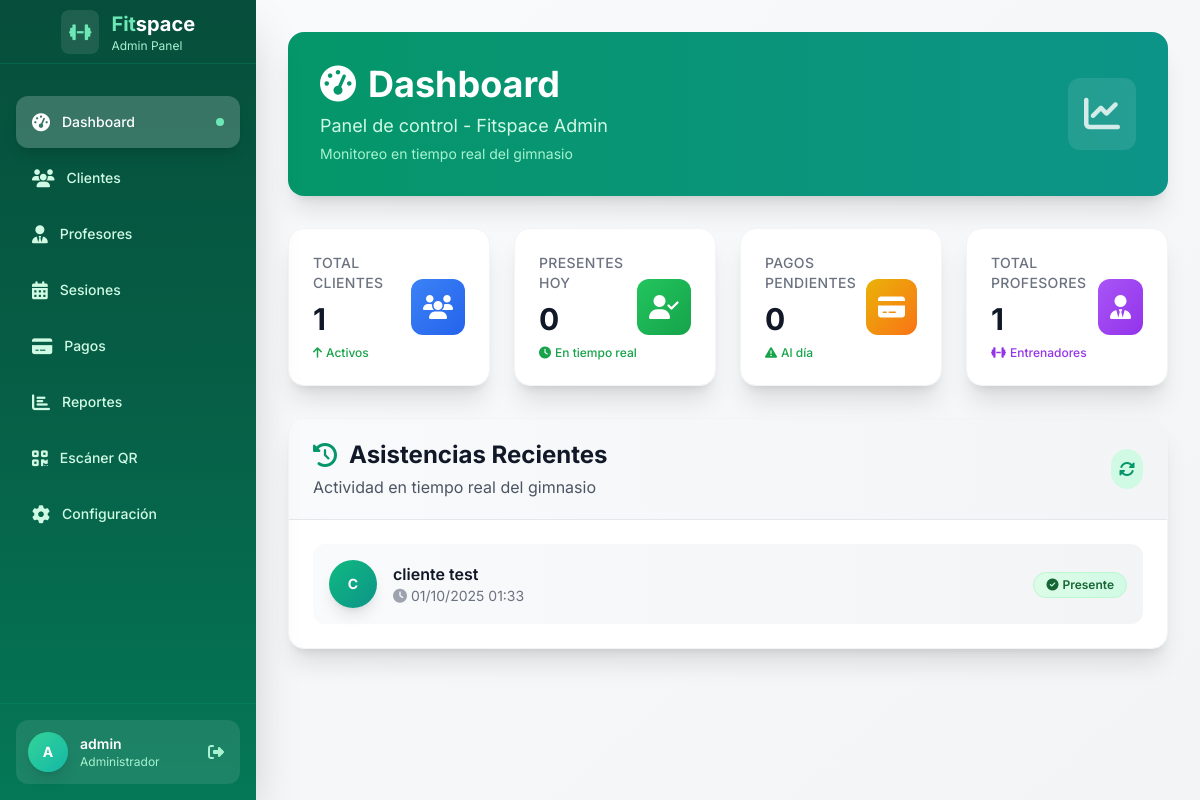
The app's page / (signed in) with its own data.
### admin_gym/models.py (models this page shows, shortened)
class Asistencia(models.Model):
    cliente = models.ForeignKey(Cliente, on_delete=models.CASCADE)
    fecha = models.DateTimeField(auto_now_add=True)
    sesion = models.ForeignKey(Sesion, on_delete=models.CASCADE, null=True, blank=True)

class Cliente(models.Model):
    TIPOS_MEMBRESIA = [
        ('anual', 'Anual'),
        ('6m', '6 Meses'),
        ('3m', '3 Meses'),
    ]
    ESTADOS_MEMBRESIA = [
        ('activa', 'Activa'),
        ('vencida', 'Vencida'),
        ('morosa', 'Morosa'),
        ('pausada', 'Pausada'),
    ]
    user = models.OneToOneField(User, on_delete=models.CASCADE, null=True, blank=True)
    rut = models.CharField(max_length=12, unique=True, help_text="RUT con formato 12345678-9")
    nombre = models.CharField(max_length=100)
    email = models.EmailField(unique=True)
    telefono = models.CharField(max_length=20, blank=True)
    activo = models.BooleanField(default=True)
    fecha_registro = models.DateTimeField(default=timezone.now)
    membresia = models.CharField(max_length=10, choices=TIPOS_MEMBRESIA, default='anual')
    estado_membresia = models.CharField(max_length=10, choices=ESTADOS_MEMBRESIA, default='activa')
    suspendido = models.BooleanField(default=False)
    qr_code = models.CharField(max_length=100, unique=True, blank=True)
    qr_image = models.ImageField(upload_to='qr_codes/', blank=True)
    fecha_vencimiento = models.DateField(null=True, blank=True)
    profesor_asignado = models.ForeignKey(Profesor, on_delete=models.SET_NULL, null=True, blank=True)

### admin_gym/views.py (the view)
# urls.py: path('', views.dashboard, name='dashboard'),
@login_required
@user_passes_test(es_admin)
def dashboard(request):
    hoy = timezone.now().date()
    clientes_presentes = Asistencia.objects.filter(fecha__date=hoy).values('cliente').distinct().count()
    pagos_pendientes = Pago.objects.filter(estado='Pendiente').count()
    total_clientes = Cliente.objects.filter(activo=True).count()
    total_profesores = Profesor.objects.count()
    asistencias_recientes = Asistencia.objects.select_related('cliente').order_by('-fecha')[:10]
    return render(request, 'admin_gym/dashboard.html', {
        'asistencias_hoy': clientes_presentes,
        'pagos_pendientes': pagos_pendientes,
        'total_clientes': total_clientes,
        'total_profesores': total_profesores,
        'asistencias_recientes': asistencias_recientes,
    })

### admin_gym/templates/admin_gym/dashboard.html (shortened to what this page needs)
{% extends "admin_gym/base.html" %}
{% block content %}
<div class="animate-fade-in">
    <div class="mb-8 bg-gradient-to-r from-emerald-600 to-teal-600 rounded-2xl p-8 text-white shadow-xl">
        <div class="flex items-center justify-between">
            <div>
                <h1 class="text-4xl font-bold mb-2">
                    <i class="fas fa-tachometer-alt mr-3"></i>Dashboard
                </h1>
                <p class="text-emerald-100 text-lg">Panel de control - Fitspace Admin</p>
                <p class="text-emerald-200 text-sm mt-1">Monitoreo en tiempo real del gimnasio</p>
            </div>
            <div class="hidden md:block">
                <div class="bg-white/10 backdrop-blur-sm rounded-xl p-4">
                    <i class="fas fa-chart-line text-4xl text-white/80"></i>
                </div>
            </div>
        </div>
    </div>
    <div class="grid grid-cols-1 md:grid-cols-2 lg:grid-cols-4 gap-6 mb-8">
        <div class="bg-white rounded-2xl p-6 shadow-xl border border-gray-100 hover:shadow-2xl hover:scale-105 transition-all duration-300 group">
            <div class="flex items-center justify-between">
                <div>
                    <p class="text-sm font-medium text-gray-500 uppercase tracking-wide">Total Clientes</p>
                    <p class="text-3xl font-bold text-gray-900 mt-2">{{ total_clientes }}</p>
                    <div class="flex items-center mt-2">
                        <span class="text-xs text-green-600 font-medium">
                            <i class="fas fa-arrow-up mr-1"></i>Activos
                        </span>
                    </div>
                </div>
                <div class="bg-gradient-to-br from-blue-500 to-blue-600 rounded-xl p-3 group-hover:scale-110 transition-transform duration-300">
                    <i class="fas fa-users text-2xl text-white"></i>
                </div>
            </div>
        </div>
        <div class="bg-white rounded-2xl p-6 shadow-xl border border-gray-100 hover:shadow-2xl hover:scale-105 transition-all duration-300 group">
            <div class="flex items-center justify-between">
                <div>
                    <p class="text-sm font-medium text-gray-500 uppercase tracking-wide">Presentes Hoy</p>
                    <p class="text-3xl font-bold text-gray-900 mt-2 asistencias-hoy">{{ asistencias_hoy }}</p>
                    <div class="flex items-center mt-2">
                        <span class="text-xs text-green-600 font-medium">
                            <i class="fas fa-clock mr-1"></i>En tiempo real
                        </span>
                    </div>
                </div>
                <div class="bg-gradient-to-br from-green-500 to-green-600 rounded-xl p-3 group-hover:scale-110 transition-transform duration-300">
                    <i class="fas fa-user-check text-2xl text-white"></i>
                </div>
            </div>
        </div>
        <div class="bg-white rounded-2xl p-6 shadow-xl border border-gray-100 hover:shadow-2xl hover:scale-105 transition-all duration-300 group">
            <div class="flex items-center justify-between">
                <div>
                    <p class="text-sm font-medium text-gray-500 uppercase tracking-wide">Pagos Pendientes</p>
                    <p class="text-3xl font-bold text-gray-900 mt-2">{{ pagos_pendientes }}</p>
                    <div class="flex items-center mt-2">
                        <span class="text-xs {% if pagos_pendientes > 0 %}text-yellow-600{% else %}text-green-600{% endif %} font-medium">
                            <i class="fas fa-exclamation-triangle mr-1"></i>{% if pagos_pendientes > 0 %}Requiere atención{% else %}Al día{% endif %}
                        </span>
                    </div>
                </div>
                <div class="bg-gradient-to-br from-yellow-500 to-orange-500 rounded-xl p-3 group-hover:scale-110 transition-transform duration-300">
                    <i class="fas fa-credit-card text-2xl text-white"></i>
                </div>
            </div>
        </div>
        <div class="bg-white rounded-2xl p-6 shadow-xl border border-gray-100 hover:shadow-2xl hover:scale-105 transition-all duration-300 group">
            <div class="flex items-center justify-between">
                <div>
                    <p class="text-sm font-medium text-gray-500 uppercase tracking-wide">Total Profesores</p>
                    <p class="text-3xl font-bold text-gray-900 mt-2">{{ total_profesores }}</p>
                    <div class="flex items-center mt-2">
                        <span class="text-xs text-purple-600 font-medium">
                            <i class="fas fa-dumbbell mr-1"></i>Entrenadores
                        </span>
                    </div>
                </div>
                <div class="bg-gradient-to-br from-purple-500 to-purple-600 rounded-xl p-3 group-hover:scale-110 transition-transform duration-300">
                    <i class="fas fa-user-tie text-2xl text-white"></i>
                </div>
            </div>
        </div>
    </div>
    <div class="bg-white rounded-2xl shadow-xl border border-gray-100 overflow-hidden">
        <div class="bg-gradient-to-r from-gray-50 to-gray-100 px-6 py-5 border-b border-gray-200">
            <div class="flex items-center justify-between">
                <div>
                    <h2 class="text-2xl font-bold text-gray-900 flex items-center">
                        <i class="fas fa-history mr-3 text-emerald-600"></i>
                        Asistencias Recientes
                    </h2>
                    <p class="text-gray-600 mt-1">Actividad en tiempo real del gimnasio</p>
                </div>
                <div class="bg-emerald-100 rounded-full p-2">
                    <i class="fas fa-sync-alt text-emerald-600 animate-spin"></i>
                </div>
            </div>
        </div>
        <div class="p-6">
            {% if asistencias_recientes %}
                <div class="space-y-3 asistencias-recientes">
                    {% for asistencia in asistencias_recientes %}
                    <div class="flex items-center p-4 bg-gradient-to-r from-gray-50 to-gray-100 rounded-xl hover:from-emerald-50 hover:to-teal-50 hover:shadow-md transition-all duration-300 group">
                        <div class="flex-shrink-0">
                            <div class="w-12 h-12 bg-gradient-to-br from-emerald-500 to-teal-600 rounded-full flex items-center justify-center shadow-lg group-hover:scale-110 transition-transform duration-300">
                                <span class="text-sm font-bold text-white">{{ asistencia.cliente.nombre|first|upper }}</span>
                            </div>
                        </div>
                        <div class="ml-4 flex-1">
                            <p class="text-base font-semibold text-gray-900 group-hover:text-emerald-700 transition-colors">{{ asistencia.cliente.nombre }}</p>
                            <p class="text-sm text-gray-500 flex items-center">
                                <i class="fas fa-clock mr-1 text-gray-400"></i>
                                {{ asistencia.fecha|date:"d/m/Y H:i" }}
                            </p>
                        </div>
                        <div class="flex-shrink-0">
                            <span class="inline-flex items-center px-3 py-1 text-xs font-semibold rounded-full bg-gradient-to-r from-green-100 to-emerald-100 text-green-800 border border-green-200">
                                <i class="fas fa-check-circle mr-1"></i>
                                Presente
                            </span>
                        </div>
                    </div>
                    {% endfor %}
                </div>
            {% endif %}
        </div>
    </div>
</div>
{% endblock %}

### admin_gym/templates/admin_gym/base.html (shortened to what this page needs)
{% load static %}
<!DOCTYPE html>
<html lang="es" class="h-full bg-gray-50">
<head>
    <script src="https://cdn.tailwindcss.com?v=2024"></script>
    <link rel="stylesheet" href="https://cdnjs.cloudflare.com/ajax/libs/font-awesome/6.4.0/css/all.min.css">
</head>
<body class="h-full font-sans">
    <div class="min-h-full">
        <div class="fixed inset-y-0 left-0 z-50 w-64 sidebar-gradient shadow-2xl">
            <div class="flex h-16 items-center justify-center border-b border-emerald-600/30">
                <div class="flex items-center space-x-3">
                    <div class="bg-white/10 backdrop-blur-sm rounded-lg p-2">
                        <i class="fas fa-dumbbell text-emerald-300 text-lg"></i>
                    </div>
                    <h1 class="text-xl font-bold text-white">
                        <span class="text-emerald-300">Fit</span>space
                        <span class="block text-xs text-emerald-200 font-normal">Admin Panel</span>
                    </h1>
                </div>
            </div>
            <nav class="mt-8 px-4 space-y-1">
                <a href="{% url 'dashboard' %}" class="group flex items-center px-4 py-3 text-sm font-medium rounded-xl text-emerald-100 hover:bg-white/10 hover:text-white transition-all duration-300 {% if request.resolver_match.url_name == 'dashboard' %}bg-white/20 text-white shadow-lg{% endif %}">
                    <i class="fas fa-tachometer-alt mr-3 text-lg group-hover:scale-110 transition-transform duration-300"></i>
                    Dashboard
                    {% if request.resolver_match.url_name == 'dashboard' %}
                        <div class="ml-auto w-2 h-2 bg-emerald-300 rounded-full animate-pulse"></div>
                    {% endif %}
                </a>
                <a href="{% url 'usuarios' %}" class="group flex items-center px-4 py-3 text-sm font-medium rounded-xl text-emerald-100 hover:bg-white/10 hover:text-white transition-all duration-300 ">
                    <i class="fas fa-users mr-3 text-lg group-hover:scale-110 transition-transform duration-300"></i>
                    Clientes
                </a>
                <a href="{% url 'profesores' %}" class="group flex items-center px-4 py-3 text-sm font-medium rounded-xl text-emerald-100 hover:bg-white/10 hover:text-white transition-all duration-300 ">
                    <i class="fas fa-user-tie mr-3 text-lg group-hover:scale-110 transition-transform duration-300"></i>
                    Profesores
                </a>
                <a href="{% url 'sesiones' %}" class="group flex items-center px-4 py-3 text-sm font-medium rounded-xl text-emerald-100 hover:bg-white/10 hover:text-white transition-all duration-300 ">
                    <i class="fas fa-calendar-alt mr-3 text-lg group-hover:scale-110 transition-transform duration-300"></i>
                    Sesiones
                </a>
                <a href="{% url 'pagos' %}" class="group flex items-center px-4 py-3 text-sm font-medium rounded-xl text-emerald-100 hover:bg-white/10 hover:text-white transition-all duration-300 ">
                    <i class="fas fa-credit-card mr-3 text-lg group-hover:scale-110 transition-transform duration-300"></i>
                    Pagos
                </a>
                <a href="{% url 'reportes' %}" class="group flex items-center px-4 py-3 text-sm font-medium rounded-xl text-emerald-100 hover:bg-white/10 hover:text-white transition-all duration-300 ">
                    <i class="fas fa-chart-bar mr-3 text-lg group-hover:scale-110 transition-transform duration-300"></i>
                    Reportes
                </a>
                <a href="{% url 'scanner_qr' %}" class="group flex items-center px-4 py-3 text-sm font-medium rounded-xl text-emerald-100 hover:bg-white/10 hover:text-white transition-all duration-300 ">
                    <i class="fas fa-qrcode mr-3 text-lg group-hover:scale-110 transition-transform duration-300"></i>
                    Escáner QR
                </a>
                <a href="{% url 'configuracion' %}" class="group flex items-center px-4 py-3 text-sm font-medium rounded-xl text-emerald-100 hover:bg-white/10 hover:text-white transition-all duration-300 ">
                    <i class="fas fa-cog mr-3 text-lg group-hover:scale-110 transition-transform duration-300"></i>
                    Configuración
                </a>
            </nav>
            <div class="absolute bottom-0 left-0 right-0 p-4 border-t border-emerald-600/30">
                <div class="bg-white/10 backdrop-blur-sm rounded-xl p-3">
                    <div class="flex items-center">
                        <div class="flex-shrink-0">
                            <div class="h-10 w-10 rounded-full bg-gradient-to-br from-emerald-400 to-teal-500 flex items-center justify-center shadow-lg">
                                <span class="text-sm font-bold text-white">{{ request.user.username|first|upper }}</span>
                            </div>
                        </div>
                        <div class="ml-3 flex-1">
                            <p class="text-sm font-semibold text-white">{{ request.user.username }}</p>
                            <p class="text-xs text-emerald-200">Administrador</p>
                        </div>
                        <div class="flex-shrink-0">
                            <form method="post" action="{% url 'logout' %}" class="inline">
                                <button type="submit" class="text-emerald-200 hover:text-white transition-colors p-1 rounded-lg hover:bg-white/10" title="Cerrar sesión">
                                    <i class="fas fa-sign-out-alt"></i>
                                </button>
                            </form>
                        </div>
                    </div>
                </div>
            </div>
        </div>
        <div class="pl-64">
            <main class="py-8 px-8 bg-gradient-to-br from-gray-50 to-gray-100 min-h-screen">
                <div class="animate-fade-in">
                    {% block content %}{% endblock %}
                </div>
            </main>
        </div>
    </div>
</body>
</html>

### records on screen
Asistencia: cliente.nombre|first "C", cliente.nombre "cliente test", fecha "01/10/2025 01:33"

### other values on screen
{{ request.user.username|first|upper }} "A"
{{ request.user.username }} "admin"
{{ total_clientes }} "1"
{{ asistencias_hoy }} "0"
{{ pagos_pendientes }} "0"
{{ total_profesores }} "1"
